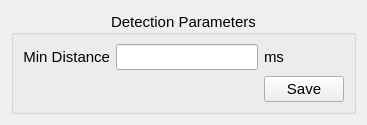
            <widget class="QWidget" name="Spindle_tab">
             <attribute name="title">
              <string>Spindle</string>
             </attribute>
             <layout class="QGridLayout" name="gridLayout_15">
              <item row="0" column="0">
               <widget class="QGroupBox" name="Spindle_detection_groupbox">
                <property name="font">
                 <font>
                  <family>Arial</family>
                  <pointsize>11</pointsize>
                 </font>
                </property>
                <property name="title">
                 <string>Detection Parameters</string>
                </property>
                <property name="alignment">
                 <set>Qt::AlignCenter</set>
                </property>
                <layout class="QGridLayout" name="gridLayout_3">
                 
                 <item row="0" column="0">
                  <widget class="QLabel" name="label_29">
                   <property name="text">
                    <string>Min Distance</string>
                   </property>
                   <property name="alignment">
                    <set>Qt::AlignRight|Qt::AlignTrailing|Qt::AlignVCenter</set>
                   </property>
                  </widget>
                 </item>
                
                 <item row="0" column="2">
                  <widget class="QLineEdit" name="spindle_min_distance_input"/>
                 </item>
                 <item row="0" column="3">
                  <widget class="QLabel" name="label_41">
                   <property name="text">
                    <string>ms</string>
                   </property>
                   <property name="alignment">
                    <set>Qt::AlignLeading|Qt::AlignLeft|Qt::AlignVCenter</set>
                   </property>
                  </widget>
                 </item>
                 
                 
                 <item row="1" column="3">
                  <widget class="QPushButton" name="spindle_save_button">
                   <property name="text">
                    <string>Save</string>
                   </property>
                  </widget>
                 </item>
                </layout>
               </widget>
              </item>
             </layout>
            </widget>
